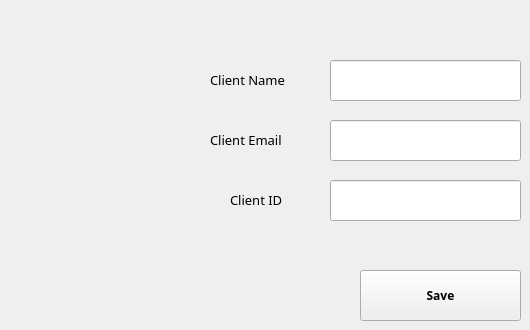
      <widget class="QWidget" name="tab_13">
       <attribute name="title">
        <string>Add new client</string>
       </attribute>
       <widget class="QLineEdit" name="lineEdit_23">
        <property name="geometry">
         <rect>
          <x>330</x>
          <y>60</y>
          <width>191</width>
          <height>41</height>
         </rect>
        </property>
       </widget>
       <widget class="QPushButton" name="pushButton_22">
        <property name="geometry">
         <rect>
          <x>360</x>
          <y>270</y>
          <width>161</width>
          <height>51</height>
         </rect>
        </property>
        <property name="font">
         <font>
          <family>Noto Serif Armenian</family>
          <pointsize>9</pointsize>
          <weight>75</weight>
          <bold>true</bold>
         </font>
        </property>
        <property name="text">
         <string>Save</string>
        </property>
       </widget>
       <widget class="QLabel" name="label_9">
        <property name="geometry">
         <rect>
          <x>210</x>
          <y>70</y>
          <width>101</width>
          <height>20</height>
         </rect>
        </property>
        <property name="font">
         <font>
          <family>Noto Sans Armenian</family>
          <pointsize>10</pointsize>
          <weight>50</weight>
          <bold>false</bold>
         </font>
        </property>
        <property name="text">
         <string>Client Name</string>
        </property>
       </widget>
       <widget class="QLabel" name="label_30">
        <property name="geometry">
         <rect>
          <x>210</x>
          <y>130</y>
          <width>101</width>
          <height>20</height>
         </rect>
        </property>
        <property name="font">
         <font>
          <family>Noto Sans Armenian</family>
          <pointsize>10</pointsize>
          <weight>50</weight>
          <bold>false</bold>
         </font>
        </property>
        <property name="text">
         <string>Client Email</string>
        </property>
       </widget>
       <widget class="QLineEdit" name="lineEdit_24">
        <property name="geometry">
         <rect>
          <x>330</x>
          <y>120</y>
          <width>191</width>
          <height>41</height>
         </rect>
        </property>
       </widget>
       <widget class="QLabel" name="label_32">
        <property name="geometry">
         <rect>
          <x>230</x>
          <y>190</y>
          <width>71</width>
          <height>20</height>
         </rect>
        </property>
        <property name="font">
         <font>
          <family>Noto Sans Armenian</family>
          <pointsize>10</pointsize>
          <weight>50</weight>
          <bold>false</bold>
         </font>
        </property>
        <property name="text">
         <string>Client ID</string>
        </property>
       </widget>
       <widget class="QLineEdit" name="lineEdit_25">
        <property name="geometry">
         <rect>
          <x>330</x>
          <y>180</y>
          <width>191</width>
          <height>41</height>
         </rect>
        </property>
       </widget>
      </widget>
